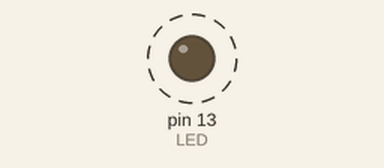
A sketch run on a simulated Arduino Uno, built with avr-gcc and run on an emulated ATmega328P. Shown: output pins drawn as LEDs (lit = HIGH). Dashed ring = blinking.

Above: at 0.5 s.
Timing chart, 0 to 4.6 s (numbered marks = the images above):
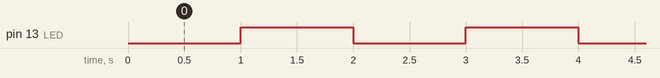

The sketch:

timer1.ino
```cpp
// (licence header left out)
//Using Timer Interrupts with the Arduino
#include <TimerOne.h>
const int LED=13;

void setup()
{
  pinMode(LED, OUTPUT);
  Timer1.initialize(1000000); // set a timer of length 1000000 microseconds (1 second)
  Timer1.attachInterrupt(blinky); //Runs "blinky" on each timmer interrupt
}

void loop()
{
  //Put any other code here.
}

//Timer interrupt function
void blinky()
{
  digitalWrite(LED, !digitalRead(LED)); //Toggle LED State
}
```

Measured:
- by itself, pin 13 (LED): alternates HIGH for 1.0 s and LOW for 1.0 s
